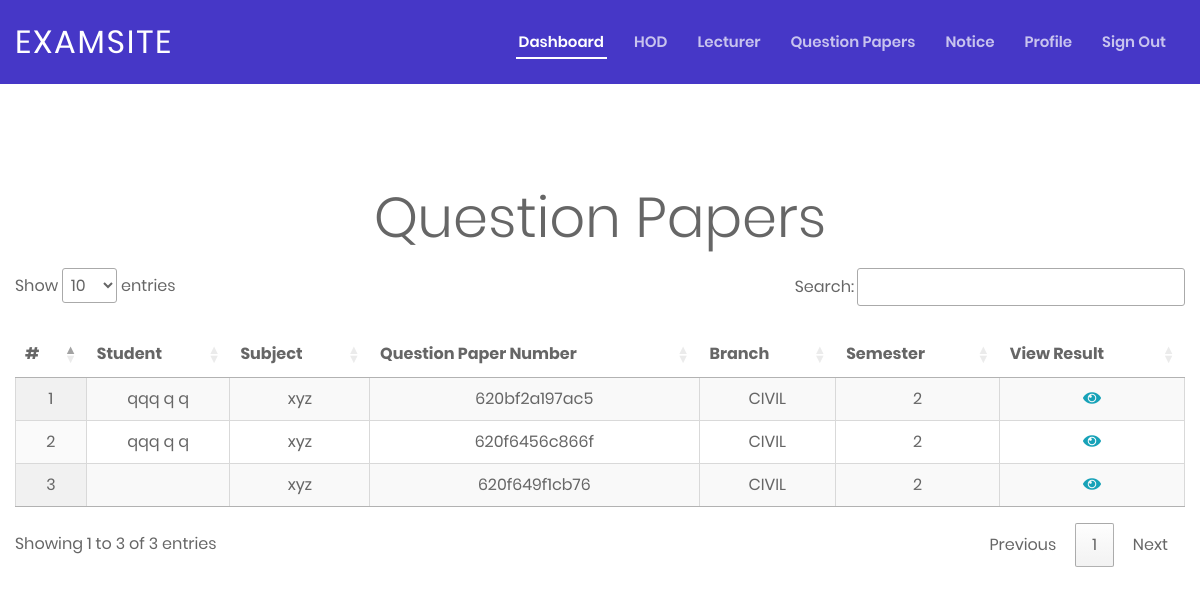
The app's page /users/admin/question-paper-analytics.php (signed in) with its own data.
### tables this page shows
CREATE TABLE `question_paper` (
  `id` int(11) NOT NULL,
  `branch` varchar(255) NOT NULL,
  `semester` varchar(255) NOT NULL,
  `subject` varchar(255) NOT NULL,
  `time` int(11) NOT NULL,
  `totalmarks` int(11) NOT NULL,
  `totalquestions` int(11) NOT NULL,
  `added_by` varchar(255) NOT NULL,
  `question_paper_id` varchar(255) NOT NULL,
  `question_id` varchar(122) NOT NULL,
  `status` int(11) NOT NULL DEFAULT 0,
  `pprname` varchar(155) NOT NULL
);

CREATE TABLE `students_detail` (
  `id` int(11) NOT NULL,
  `firstname` varchar(255) NOT NULL,
  `middlename` varchar(255) NOT NULL,
  `lastname` varchar(255) NOT NULL,
  `email` varchar(255) NOT NULL,
  `phonenumber` varchar(255) NOT NULL,
  `birthdate` varchar(255) NOT NULL,
  `gender` varchar(255) NOT NULL,
  `year` varchar(255) NOT NULL,
  `branch` varchar(255) NOT NULL,
  `semester` varchar(255) NOT NULL,
  `rollnumber` varchar(255) NOT NULL,
  `password` varchar(255) NOT NULL,
  `role` varchar(255) NOT NULL
);

### users/admin/question-paper-analytics.php (the view, shortened to what this page needs)
<?php
include "../../db.php";
include "nav.php";
?>
    <main id="main">
        <section class="container-fluid justify-content-center text-center">
            <h2 class="h2 display-4 mb-3">Question Papers</h2>
            <table id="question-papers-table" class="display cell-border stripe hover order-column" style=" width: 100%">
                <thead>
                    <tr>
                        <th>#</th>
                        <th>Student</th>
                        <th>Subject</th>
                        <th>Question Paper Number</th>
                        <th>Branch</th>
                        <th>Semester</th>
                        <th>View Result</th>
                    </tr>
                </thead>
                <tbody>
                    <?php
                    $sql=mysqli_query($con,"select * from `question_paper` group by `question_paper_id`");
                    $srno=1;
                    while($row=mysqli_fetch_array($sql)){
                         $qid=$row['question_paper_id'];
                        $sqlnm=mysqli_query($con,"select * from `question_paper_ans` where `question_paper_id`='$qid'");
                        $rowstudnm=mysqli_fetch_array($sqlnm);
                          $studemail=$rowstudnm['studemail'];
                        $sqlnm1=mysqli_query($con,"select * from `students_detail` where `email`='$studemail'");
                        $rowstudnm1=mysqli_fetch_array($sqlnm1);
                        $firstname=$rowstudnm1['firstname'];
                        $middlename=$rowstudnm1['middlename'];
                        $lastname=$rowstudnm1['lastname'];
                    ?>
                    <tr>
                        <td><?php echo $srno++; ?></td>
                        <td><?php echo $firstname." ".$middlename." ".$lastname; ?></td>
                        <td><?php echo $row['subject']; ?></td>
                        <td><?php echo $row['question_paper_id']; ?></td>
                        <td><?php echo $row['branch']; ?></td>
                        <td><?php echo $row['semester']; ?></td>
                        <td>
                            <a href="view-question-paper.php?question_paper_id=<?php echo $row['question_paper_id']; ?>&&studemail=<?php echo $studemail; ?>" class="text-info" title="Edit">
                                <i class="fa fa-eye" aria-hidden="true"></i>
                            </a>
                        </td>
                    </tr>
                    <?php
}
?>
                </tbody>
            </table>
        </section>
    </main>
    <?php include "footer.php"; ?>

### users/admin/nav.php (shortened to what this page needs)
<!DOCTYPE html>
<html lang="en">
<head>
	<link href="../../assets/vendor/aos/aos.css" rel="stylesheet">
	<link href="../../assets/vendor/bootstrap/css/bootstrap.min.css" rel="stylesheet">
	<link href="../../assets/vendor/bootstrap-icons/bootstrap-icons.css" rel="stylesheet">
	<link href="../../assets/vendor/boxicons/css/boxicons.min.css" rel="stylesheet">
	<link href="../../assets/vendor/glightbox/css/glightbox.min.css" rel="stylesheet">
	<link href="../../assets/vendor/swiper/swiper-bundle.min.css" rel="stylesheet">
    <link href="../../colorlib-assets/users-assets/vendor/font-awesome-4.7/css/font-awesome.min.css" rel="stylesheet" media="all">
    <link href="../../colorlib-assets/users-assets/vendor/font-awesome-5/css/fontawesome-all.min.css" rel="stylesheet" media="all">
	<link href="../../assets/css/style.css" rel="stylesheet">
    <link rel="stylesheet" href="../../assets/css/custom.css">
    <link rel="stylesheet" href="http://cdn.datatables.net/1.11.3/css/jquery.dataTables.min.css">
    <link rel="stylesheet" href="//code.jquery.com/ui/1.13.0/themes/base/jquery-ui.css">
    <link href="../../colorlib-assets/users-assets/vendor/font-awesome-4.7/css/font-awesome.min.css" rel="stylesheet" media="all">
    <link href="../../colorlib-assets/users-assets/vendor/font-awesome-5/css/fontawesome-all.min.css" rel="stylesheet" media="all">
	<link href="../../assets/css/style.css" rel="stylesheet">
    <link href="../../colorlib-assets/users-assets/css/font-face.css" rel="stylesheet" media="all">
    <link href="../../colorlib-assets/users-assets/vendor/font-awesome-4.7/css/font-awesome.min.css" rel="stylesheet" media="all">
    <link href="../../colorlib-assets/users-assets/vendor/font-awesome-5/css/fontawesome-all.min.css" rel="stylesheet" media="all">
    <link href="../../colorlib-assets/users-assets/vendor/mdi-font/css/material-design-iconic-font.min.css" rel="stylesheet" media="all">
    <link href="../../colorlib-assets/users-assets/vendor/bootstrap-4.1/bootstrap.min.css" rel="stylesheet" media="all">
    <link href="../../colorlib-assets/users-assets/vendor/animsition/animsition.min.css" rel="stylesheet" media="all">
    <link href="../../colorlib-assets/users-assets/vendor/bootstrap-progressbar/bootstrap-progressbar-3.3.4.min.css" rel="stylesheet" media="all">
    <link href="../../colorlib-assets/users-assets/vendor/wow/animate.css" rel="stylesheet" media="all">
    <link href="../../colorlib-assets/users-assets/vendor/css-hamburgers/hamburgers.min.css" rel="stylesheet" media="all">
    <link href="../../colorlib-assets/users-assets/vendor/slick/slick.css" rel="stylesheet" media="all">
    <link href="../../colorlib-assets/users-assets/vendor/select2/select2.min.css" rel="stylesheet" media="all">
    <link href="../../colorlib-assets/users-assets/vendor/perfect-scrollbar/perfect-scrollbar.css" rel="stylesheet" media="all">
    <link href="../../colorlib-assets/users-assets/css/theme.css" rel="stylesheet" media="all">
    <link rel="stylesheet" href="../../assets/css/custom.css">
    <link rel="stylesheet" href="http://cdn.datatables.net/1.11.3/css/jquery.dataTables.min.css">
</head>
<body>
	<header id="custom-header">
		<div class="container d-flex align-items-center justify-content-between">
			<h1 class="logo"><a href="index.php">ExamSite</a></h1>
			<nav id="navbar" class="navbar">
				<ul>
                    <li><a class="nav-link scrollto active" href="dashboard.php">Dashboard</a></li>
                    <li><a class="nav-link scrollto" href="hod-analytics.php">HOD</a></li>
                    <li><a class="nav-link scrollto" href="lecturer-analytics.php">Lecturer</a></li>
                    <li><a class="nav-link scrollto" href="question-paper-analytics.php">Question Papers</a></li>
                    <li><a class="nav-link scrollto" href="notice-analytics.php">Notice</a></li>
                    <li><a class="nav-link scrollto" href="edit-profile.php">Profile</a></li>
                    <li><a class="nav-link scrollto" href="logout.php">Sign Out</a></li>
				</ul>
			</nav>
		</div>
	</header>

### users/admin/footer.php (shortened to what this page needs)
</body>
</html>

### assets/css/style.css (style rules this page uses)
body { font-family: "Open Sans", sans-serif; color: #444444; }
a { color: #5846f9; text-decoration: none; }
h1, h2, h3, h4, h5, h6 { font-family: "Poppins", sans-serif; }
.navbar { padding: 0; }
.navbar ul { margin: 0; padding: 0; display: flex; list-style: none; align-items: center; }
.navbar li { position: relative; }
.navbar > ul > li { padding: 10px 0 10px 24px; }
.navbar a, .navbar a:focus { display: flex; align-items: center; justify-content: space-between; padding: 0 3px; font-family: "Poppins", sans-serif; font-size: 15px; font-weight: 600; color: rgba(255, 255, 255, 0.7); white-space: nowrap; transition: 0.3s; position: relative; }
.navbar > ul > li > a:before { content: ""; position: absolute; width: 100%; height: 2px; bottom: -5px; left: 0; background-color: #fff; visibility: hidden; width: 0px; transition: all 0.3s ease-in-out 0s; }
.navbar a:hover:before, .navbar li:hover > a:before, .navbar .active:before { visibility: visible; width: 100%; }
.navbar a:hover, .navbar .active, .navbar .active:focus, .navbar li:hover > a { color: #fff; }
section { padding: 100px 0; overflow: hidden; }

### assets/css/custom.css (style rules this page uses)
#custom-header .logo a { color: #fff; font-size: 32px; }
#custom-header { transition: all 0.5s; z-index: 997; padding: 20px 0; }
#custom-header, #custom-header.header-inner-pages { background: rgba(24, 6, 185, 0.8); padding: 12px 0; }
#custom-header .logo { font-size: 32px; margin: 0; padding: 0; line-height: 1; font-weight: 400; letter-spacing: 2px; text-transform: uppercase; }
#custom-header .logo a { color: #fff; }

### records on screen
question_paper: students_detail.firstname "qqq", students_detail.middlename "q", students_detail.lastname "q", subject "xyz", question_paper "620bf2a197ac5", branch "CIVIL", semester "2"
question_paper: students_detail.firstname "qqq", students_detail.middlename "q", students_detail.lastname "q", subject "xyz", question_paper "620f6456c866f", branch "CIVIL", semester "2"
question_paper: subject "xyz", question_paper "620f649f1cb76", branch "CIVIL", semester "2"
